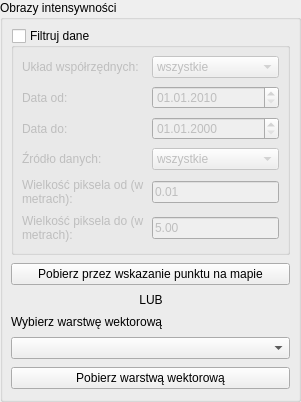
         <widget class="QgsCollapsibleGroupBox" name="reflectance_groupBox">
          <property name="title">
           <string>Obrazy intensywności</string>
          </property>
          <property name="collapsed">
           <bool>true</bool>
          </property>
          <property name="saveCollapsedState">
           <bool>false</bool>
          </property>
          <layout class="QVBoxLayout" name="verticalLayout">
           <property name="leftMargin">
            <number>8</number>
           </property>
           <property name="topMargin">
            <number>8</number>
           </property>
           <property name="rightMargin">
            <number>8</number>
           </property>
           <property name="bottomMargin">
            <number>10</number>
           </property>
           <property name="spacing">
            <number>8</number>
           </property>
           <item>
            <widget class="QgsCollapsibleGroupBox" name="reflectance_filter_groupBox">
             <property name="title">
              <string>Filtruj dane</string>
             </property>
             <property name="checkable">
              <bool>true</bool>
             </property>
             <property name="checked">
              <bool>false</bool>
             </property>
             <property name="collapsed">
              <bool>true</bool>
             </property>
             <property name="saveCollapsedState">
              <bool>false</bool>
             </property>
             <layout class="QVBoxLayout" name="verticalLayout_3">
              <property name="leftMargin">
               <number>8</number>
              </property>
              <property name="topMargin">
               <number>8</number>
              </property>
              <property name="rightMargin">
               <number>8</number>
              </property>
              <property name="bottomMargin">
               <number>10</number>
              </property>
              <property name="spacing">
               <number>8</number>
              </property>
              <item>
               <layout class="QGridLayout" name="gridLayout_3">
                <item row="1" column="1">
                 <widget class="QgsDateTimeEdit" name="reflectance_from_dateTimeEdit">
                  <property name="date">
                   <date>
                    <year>2010</year>
                    <month>1</month>
                    <day>1</day>
                   </date>
                  </property>
                  <property name="displayFormat">
                   <string>dd.MM.yyyy</string>
                  </property>
                 </widget>
                </item>
                <item row="2" column="1">
                 <widget class="QgsDateTimeEdit" name="reflectance_to_dateTimeEdit">
                  <property name="displayFormat">
                   <string>dd.MM.yyyy</string>
                  </property>
                 </widget>
                </item>
                <item row="3" column="1">
                 <widget class="QComboBox" name="reflectance_source_cmbbx">
                  <item>
                   <property name="text">
                    <string>wszystkie</string>
                   </property>
                  </item>
                  <item>
                   <property name="text">
                    <string>Skaning laserowy</string>
                   </property>
                  </item>
                 </widget>
                </item>
                <item row="5" column="1">
                 <widget class="QgsFilterLineEdit" name="reflectance_pixelTo_lineEdit">
                  <property name="text">
                   <string>5.00</string>
                  </property>
                  <property name="qgisRelation" stdset="0">
                   <string notr="true" />
                  </property>
                 </widget>
                </item>
                <item row="5" column="0">
                 <widget class="QLabel" name="label_14">
                  <property name="text">
                   <string>Wielkość piksela do (w metrach):</string>
                  </property>
                  <property name="wordWrap">
                   <bool>true</bool>
                  </property>
                 </widget>
                </item>
                <item row="1" column="0">
                 <widget class="QLabel" name="label_9">
                  <property name="text">
                   <string>Data od:</string>
                  </property>
                  <property name="wordWrap">
                   <bool>true</bool>
                  </property>
                 </widget>
                </item>
                <item row="3" column="0">
                 <widget class="QLabel" name="label_11">
                  <property name="text">
                   <string>Źródło danych:</string>
                  </property>
                  <property name="wordWrap">
                   <bool>true</bool>
                  </property>
                 </widget>
                </item>
                <item row="2" column="0">
                 <widget class="QLabel" name="label_10">
                  <property name="text">
                   <string>Data do:</string>
                  </property>
                  <property name="wordWrap">
                   <bool>true</bool>
                  </property>
                 </widget>
                </item>
                <item row="4" column="1">
                 <widget class="QgsFilterLineEdit" name="reflectance_pixelFrom_lineEdit">
                  <property name="text">
                   <string>0.01</string>
                  </property>
                  <property name="qgisRelation" stdset="0">
                   <string notr="true" />
                  </property>
                 </widget>
                </item>
                <item row="0" column="1">
                 <widget class="QComboBox" name="reflectance_crs_cmbbx">
                  <item>
                   <property name="text">
                    <string>wszystkie</string>
                   </property>
                  </item>
                  <item>
                   <property name="text">
                    <string>PL-1992</string>
                   </property>
                  </item>
                  <item>
                   <property name="text">
                    <string>PL-2000</string>
                   </property>
                  </item>
                 </widget>
                </item>
                <item row="4" column="0">
                 <widget class="QLabel" name="label_13">
                  <property name="text">
                   <string>Wielkość piksela od (w metrach):</string>
                  </property>
                  <property name="wordWrap">
                   <bool>true</bool>
                  </property>
                 </widget>
                </item>
                <item row="0" column="0">
                 <widget class="QLabel" name="label_65">
                  <property name="text">
                   <string>Układ współrzędnych:</string>
                  </property>
                  <property name="wordWrap">
                   <bool>true</bool>
                  </property>
                 </widget>
                </item>
               </layout>
              </item>
             </layout>
            </widget>
           </item>
           <item>
            <widget class="QPushButton" name="reflectance_capture_btn">
             <property name="text">
              <string>Pobierz przez wskazanie punktu na mapie</string>
             </property>
             <property name="cursor">
              <cursorShape>PointingHandCursor</cursorShape>
             </property>
             <property name="icon">
              <iconset>
               <normaloff>../images/pin.svg</normaloff>../images/pin.svg</iconset>
             </property>
             <property name="role" stdset="0">
              <string notr="true">primary</string>
             </property>
            </widget>
           </item>
           <item>
            <layout class="QHBoxLayout" name="horizontalLayout_or_reflectance">
             <property name="spacing">
              <number>0</number>
             </property>
             <item>
              <widget class="QFrame" name="line_or_l_reflectance">
               <property name="sizePolicy">
                <sizepolicy hsizetype="Expanding" vsizetype="Fixed">
                 <horstretch>1</horstretch>
                 <verstretch>0</verstretch>
                </sizepolicy>
               </property>
               <property name="frameShape">
                <enum>QFrame::NoFrame</enum>
               </property>
              </widget>
             </item>
             <item>
              <widget class="QLabel" name="label_15">
               <property name="text">
                <string>LUB</string>
               </property>
               <property name="alignment">
                <set>Qt::AlignCenter</set>
               </property>
               <property name="role" stdset="0">
                <string notr="true">divider</string>
               </property>
              </widget>
             </item>
             <item>
              <widget class="QFrame" name="line_or_r_reflectance">
               <property name="sizePolicy">
                <sizepolicy hsizetype="Expanding" vsizetype="Fixed">
                 <horstretch>1</horstretch>
                 <verstretch>0</verstretch>
                </sizepolicy>
               </property>
               <property name="frameShape">
                <enum>QFrame::NoFrame</enum>
               </property>
              </widget>
             </item>
            </layout>
           </item>
           <item>
            <widget class="QLabel" name="label_62">
             <property name="text">
              <string>Wybierz warstwę wektorową</string>
             </property>
             <property name="role" stdset="0">
              <string notr="true">field-title</string>
             </property>
            </widget>
           </item>
           <item>
            <widget class="QgsMapLayerComboBox" name="reflectance_mapLayerComboBox" />
           </item>
           <item>
            <widget class="QPushButton" name="reflectance_fromLayer_btn">
             <property name="text">
              <string>Pobierz warstwą wektorową</string>
             </property>
             <property name="cursor">
              <cursorShape>PointingHandCursor</cursorShape>
             </property>
             <property name="icon">
              <iconset>
               <normaloff>../images/layers.svg</normaloff>../images/layers.svg</iconset>
             </property>
             <property name="role" stdset="0">
              <string notr="true">primary</string>
             </property>
            </widget>
           </item>
          </layout>
         </widget>
